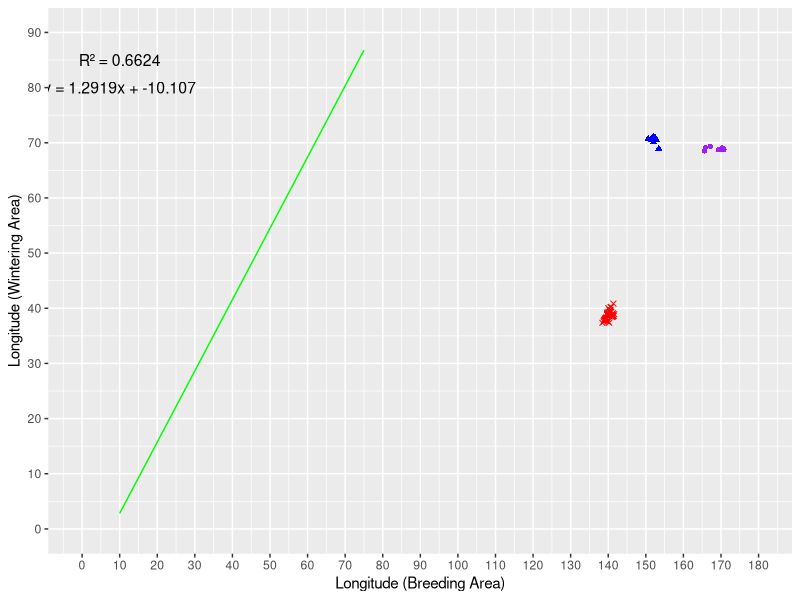

Source code (R):
# Load necessary libraries
library(readxl)
library(ggplot2)

# Load the data from an Excel file
tryCatch({
  # Read the Excel file (adjust the filename as needed)
  data <- read_excel('abc.xlsx')

  # Print raw data for inspection
  cat("Raw Data:\n")
  print(data)

  # Print column names for debugging
  cat("Column Names:\n", colnames(data), "\n")

  # Check for missing values
  if (any(is.na(data))) {
    cat("Warning: There are missing values in the dataset.\n")
  }

  # Check if longitude values are within the valid range
  if (any(data$Longitude_Start < -180 | data$Longitude_Start > 180, na.rm = TRUE)) {
    cat("Warning: Some longitude values are out of valid range (-180 to 180).\n")
  }

  # Check if latitude values are within the valid range
  if (any(data$Latitude_Start < -90 | data$Latitude_Start > 90, na.rm = TRUE)) {
    cat("Warning: Some latitude values are out of valid range (-90 to 90).\n")
  }

  # Initialize lists for plotting
  start_longitudes <- numeric()
  start_latitudes <- numeric()
  stop_longitudes <- numeric()
  stop_latitudes <- numeric()

  # Loop through the data to prepare for plotting
  for (i in 1:nrow(data)) {
    start_longitudes <- c(start_longitudes, as.numeric(data$Longitude_Start[i]))
    start_latitudes <- c(start_latitudes, as.numeric(data$Latitude_Start[i]))
    stop_longitudes <- c(stop_longitudes, as.numeric(data$Longitude_Stop[i]))
    stop_latitudes <- c(stop_latitudes, as.numeric(data$Latitude_Stop[i]))
  }

  # Create a data frame for plotting breeding areas
  plot_data <- data.frame(
    Longitude_Start = start_longitudes,
    Latitude_Start = start_latitudes,
    Population = data$Population
  )

  # Create a ggplot scatter plot for breeding areas (Longitude_Start vs Latitude_Start)
  p <- ggplot() +
    geom_point(data = subset(plot_data, Population == "Chaun"),
               aes(x = Longitude_Start, y = Latitude_Start), color = "purple", shape = 16) +
    geom_point(data = subset(plot_data, Population == "Indigirka"),
               aes(x = Longitude_Start, y = Latitude_Start), color = "blue", shape = 17)

  # Add scatter points for wintering areas
  p <- p + geom_point(aes(x = stop_longitudes, y = stop_latitudes), color = "red", shape = 4)

  # Define the slope and intercept from the given equation
  slope <- 1.2919
  intercept <- -10.107

  # Generate x values from 0 to 180 with a step of 5
  x_values <- seq(0, 180, by = 5)

  # Calculate corresponding y values using the regression equation
  regression_y_values <- slope * x_values + intercept

  # Add the regression line to the plot
  p <- p + geom_line(aes(x = x_values, y = regression_y_values), color = "green")

  # Set axis limits and ticks
  p <- p + scale_x_continuous(limits = c(0, 180), breaks = seq(0, 180, by = 10)) +
    scale_y_continuous(limits = c(0, 90), breaks = seq(0, 90, by = 10))

  # Add labels and title
  p <- p + labs(x = "Longitude (Breeding Area)", y = "Longitude (Wintering Area)")

  # Add R² value and slope-intercept equation annotations
  r_squared <- 0.6624
  p <- p + annotate("text", x = 10, y = 85, label = sprintf("R² = %.4f", r_squared), size = 4) +
    annotate("text", x = 10, y = 80, label = sprintf("y = %.4fx + %.3f", slope, intercept), size = 4)

  # Show the plot
  print(p)

}, error = function(e) {
  cat("Error reading the Excel file:", conditionMessage(e), "\n")
})
